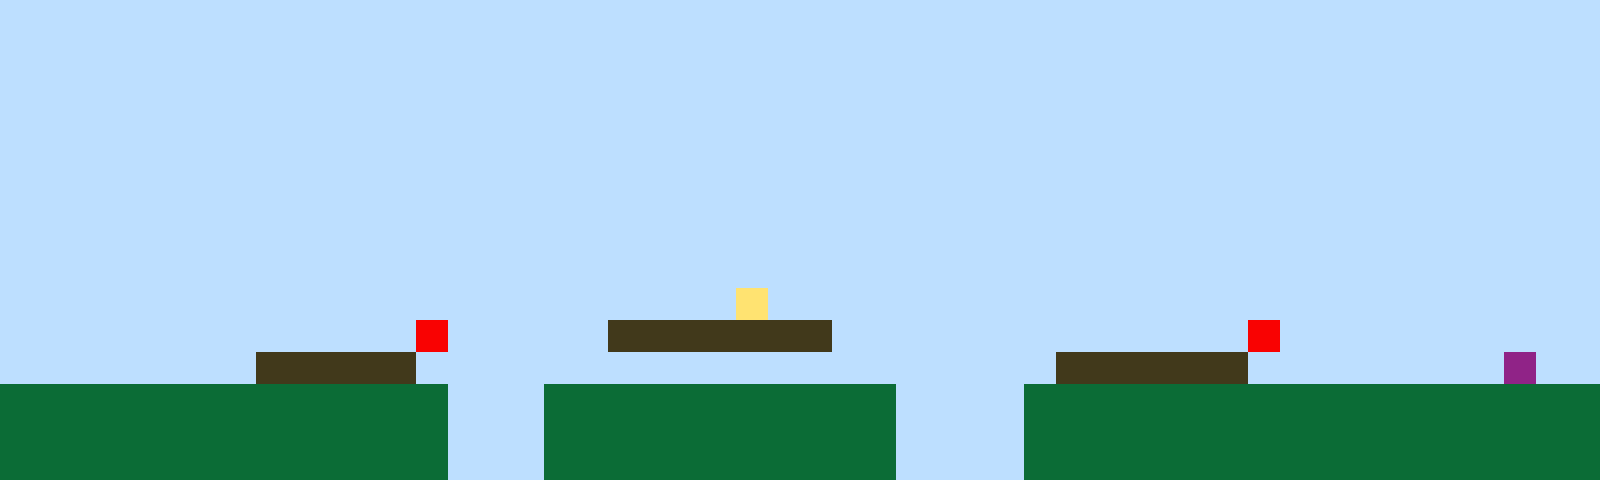

This is a level from a 2D game, rendered from its Tiled map with the project's own tilesets. A one-line summary and the complete map file follow:
An orthogonal 50x15 tile map with 32x32 px tiles, 1 tile layer (Tile Layer 1).

<map version="1.10" tiledversion="1.11.2" orientation="orthogonal" renderorder="right-up" width="50" height="15" tilewidth="32" tileheight="32" infinite="0" nextlayerid="2" nextobjectid="1"><editorsettings><export target="map1.csv" format="csv" /></editorsettings><tileset firstgid="1" name="sprites" tilewidth="32" tileheight="32" tilecount="6" columns="3"><image source="sprites.png" width="96" height="64" /></tileset><layer id="1" name="Tile Layer 1" width="50" height="15"><data encoding="csv">1,1,1,1,1,1,1,1,1,1,1,1,1,1,1,1,1,1,1,1,1,1,1,1,1,1,1,1,1,1,1,1,1,1,1,1,1,1,1,1,1,1,1,1,1,1,1,1,1,1,1,1,1,1,1,1,1,1,1,1,1,1,1,1,1,1,1,1,1,1,1,1,1,1,1,1,1,1,1,1,1,1,1,1,1,1,1,1,1,1,1,1,1,1,1,1,1,1,1,1,1,1,1,1,1,1,1,1,1,1,1,1,1,1,1,1,1,1,1,1,1,1,1,1,1,1,1,1,1,1,1,1,1,1,1,1,1,1,1,1,1,1,1,1,1,1,1,1,1,1,1,1,1,1,1,1,1,1,1,1,1,1,1,1,1,1,1,1,1,1,1,1,1,1,1,1,1,1,1,1,1,1,1,1,1,1,1,1,1,1,1,1,1,1,1,1,1,1,1,1,1,1,1,1,1,1,1,1,1,1,1,1,1,1,1,1,1,1,1,1,1,1,1,1,1,1,1,1,1,1,1,1,1,1,1,1,1,1,1,1,1,1,1,1,1,1,1,1,1,1,1,1,1,1,1,1,1,1,1,1,1,1,1,1,1,1,1,1,1,1,1,1,1,1,1,1,1,1,1,1,1,1,1,1,1,1,1,1,1,1,1,1,1,1,1,1,1,1,1,1,1,1,1,1,1,1,1,1,1,1,1,1,1,1,1,1,1,1,1,1,1,1,1,1,1,1,1,1,1,1,1,1,1,1,1,1,1,1,1,1,1,1,1,1,1,1,1,1,1,1,1,1,1,1,1,1,1,1,1,1,1,1,1,1,1,1,1,1,1,1,1,1,1,1,1,1,1,1,1,1,1,1,1,1,1,1,1,1,1,1,1,1,1,1,1,1,1,1,1,1,1,1,1,1,1,1,1,1,1,1,1,1,1,1,1,1,1,1,1,1,1,1,1,1,1,1,1,1,1,1,1,1,1,1,1,1,1,1,1,1,1,1,1,1,1,1,1,1,1,1,1,1,1,1,1,1,1,1,1,1,1,1,1,1,1,1,1,1,1,1,1,1,1,4,1,1,1,1,1,1,1,1,1,1,1,1,1,1,1,1,1,1,1,1,1,1,1,1,1,1,1,1,1,1,1,1,1,1,1,1,1,1,1,5,1,1,1,1,1,3,3,3,3,3,3,3,1,1,1,1,1,1,1,1,1,1,1,1,1,5,1,1,1,1,1,1,1,1,1,1,1,1,1,1,1,1,1,1,3,3,3,3,3,1,1,1,1,1,1,1,1,1,1,1,1,1,1,1,1,1,1,1,1,3,3,3,3,3,3,1,1,1,1,1,1,1,1,6,1,1,2,2,2,2,2,2,2,2,2,2,2,2,2,2,1,1,1,2,2,2,2,2,2,2,2,2,2,2,1,1,1,1,2,2,2,2,2,2,2,2,2,2,2,2,2,2,2,2,2,2,2,2,2,2,2,2,2,2,2,2,2,2,2,2,1,1,1,2,2,2,2,2,2,2,2,2,2,2,1,1,1,1,2,2,2,2,2,2,2,2,2,2,2,2,2,2,2,2,2,2,2,2,2,2,2,2,2,2,2,2,2,2,2,2,1,1,1,2,2,2,2,2,2,2,2,2,2,2,1,1,1,1,2,2,2,2,2,2,2,2,2,2,2,2,2,2,2,2,2,2</data></layer></map>
